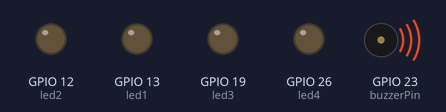
The program below on a simulated Raspberry Pi (BCM pin numbers). On the bench: output pins drawn as LEDs (lit = HIGH), buzzer (waves = sounding, pin HIGH). What the program prints to the terminal is not drawn. At 0.0 s the program stops and its outputs stay as they are.

Above: at 0.1 s.
Timing chart, 0 to 1.5 s (numbered marks = the images above):
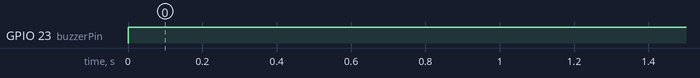

Measured:
- by itself, GPIO 23 (buzzerPin): LOW → HIGH at 0.00 s

The program:

config_pi.py
```python
#!/usr/bin/env python3
# pylint: disable=no-member

import RPi.GPIO as GPIO

# pin numbers in BCM
GPIO.setmode(GPIO.BCM)
GPIO.setwarnings(False)

led1 = 13
led2 = 12
led3 = 19
led4 = 26
GPIO.setup(led1, GPIO.OUT)
GPIO.setup(led2, GPIO.OUT)
GPIO.setup(led3, GPIO.OUT)
GPIO.setup(led4, GPIO.OUT)

buttonRed = 5
buttonGreen = 6
encoderLeft = 17
encoderRight = 27
GPIO.setup(buttonRed, GPIO.IN, pull_up_down=GPIO.PUD_UP)
GPIO.setup(buttonGreen, GPIO.IN, pull_up_down=GPIO.PUD_UP)
GPIO.setup(encoderLeft, GPIO.IN, pull_up_down=GPIO.PUD_UP)
GPIO.setup(encoderRight, GPIO.IN, pull_up_down=GPIO.PUD_UP)

buzzerPin = 23
GPIO.setup(buzzerPin, GPIO.OUT)
GPIO.output(buzzerPin, 1)

ws2812pin = 8
BROKER_IP = "localhost"
QOS = 2


def configInfo():
    print('This is only configuration file.\n')


if __name__ == "__main__":
    configInfo()
```
